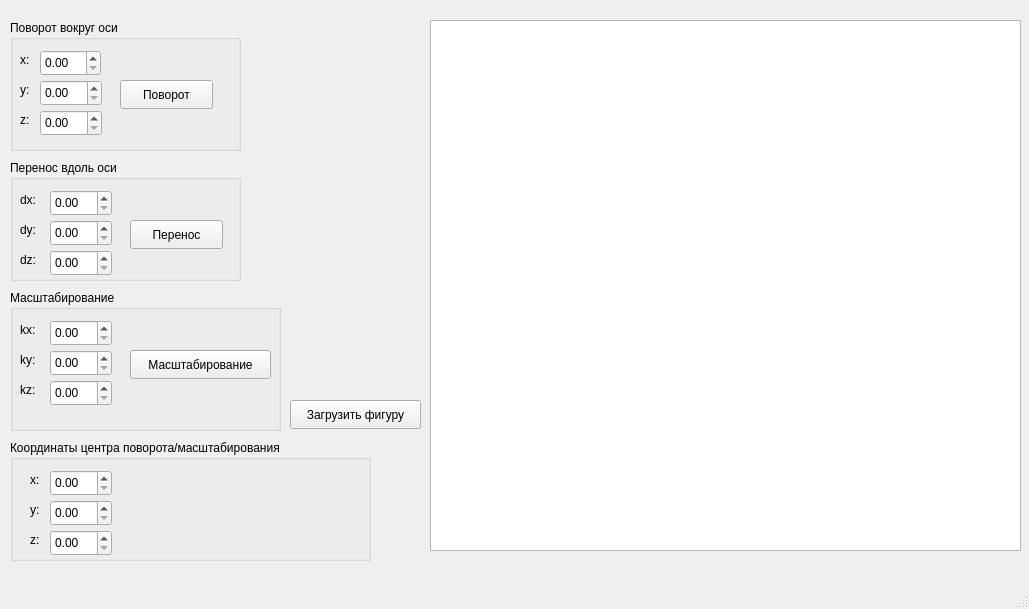
<?xml version="1.0" encoding="UTF-8"?>
<ui version="4.0">
 <class>MainWindow</class>
 <widget class="QMainWindow" name="MainWindow">
  <property name="geometry">
   <rect>
    <x>0</x>
    <y>0</y>
    <width>1029</width>
    <height>609</height>
   </rect>
  </property>
  <property name="windowTitle">
   <string>MainWindow</string>
  </property>
  <widget class="QWidget" name="centralwidget">
   <widget class="QGroupBox" name="groupBox">
    <property name="geometry">
     <rect>
      <x>10</x>
      <y>20</y>
      <width>231</width>
      <height>131</height>
     </rect>
    </property>
    <property name="title">
     <string>Поворот вокруг оси</string>
    </property>
    <widget class="QDoubleSpinBox" name="rotateX">
     <property name="geometry">
      <rect>
       <x>30</x>
       <y>30</y>
       <width>61</width>
       <height>26</height>
      </rect>
     </property>
    </widget>
    <widget class="QLabel" name="label">
     <property name="geometry">
      <rect>
       <x>10</x>
       <y>30</y>
       <width>63</width>
       <height>20</height>
      </rect>
     </property>
     <property name="text">
      <string>x:</string>
     </property>
    </widget>
    <widget class="QPushButton" name="rotateButton">
     <property name="geometry">
      <rect>
       <x>110</x>
       <y>60</y>
       <width>93</width>
       <height>29</height>
      </rect>
     </property>
     <property name="text">
      <string>Поворот</string>
     </property>
    </widget>
    <widget class="QLabel" name="label_2">
     <property name="geometry">
      <rect>
       <x>10</x>
       <y>60</y>
       <width>63</width>
       <height>20</height>
      </rect>
     </property>
     <property name="text">
      <string>y:</string>
     </property>
    </widget>
    <widget class="QDoubleSpinBox" name="rotateY">
     <property name="geometry">
      <rect>
       <x>30</x>
       <y>60</y>
       <width>62</width>
       <height>26</height>
      </rect>
     </property>
    </widget>
    <widget class="QLabel" name="label_3">
     <property name="geometry">
      <rect>
       <x>10</x>
       <y>90</y>
       <width>61</width>
       <height>20</height>
      </rect>
     </property>
     <property name="text">
      <string>z:</string>
     </property>
    </widget>
    <widget class="QDoubleSpinBox" name="rotateZ">
     <property name="geometry">
      <rect>
       <x>30</x>
       <y>90</y>
       <width>62</width>
       <height>26</height>
      </rect>
     </property>
    </widget>
   </widget>
   <widget class="QGroupBox" name="groupBox_2">
    <property name="geometry">
     <rect>
      <x>10</x>
      <y>160</y>
      <width>231</width>
      <height>121</height>
     </rect>
    </property>
    <property name="title">
     <string>Перенос вдоль оси</string>
    </property>
    <widget class="QLabel" name="label_4">
     <property name="geometry">
      <rect>
       <x>10</x>
       <y>30</y>
       <width>63</width>
       <height>20</height>
      </rect>
     </property>
     <property name="text">
      <string>dx:</string>
     </property>
    </widget>
    <widget class="QDoubleSpinBox" name="dx">
     <property name="geometry">
      <rect>
       <x>40</x>
       <y>30</y>
       <width>62</width>
       <height>26</height>
      </rect>
     </property>
    </widget>
    <widget class="QDoubleSpinBox" name="dy">
     <property name="geometry">
      <rect>
       <x>40</x>
       <y>60</y>
       <width>62</width>
       <height>26</height>
      </rect>
     </property>
    </widget>
    <widget class="QDoubleSpinBox" name="dz">
     <property name="geometry">
      <rect>
       <x>40</x>
       <y>90</y>
       <width>62</width>
       <height>26</height>
      </rect>
     </property>
    </widget>
    <widget class="QLabel" name="label_5">
     <property name="geometry">
      <rect>
       <x>10</x>
       <y>60</y>
       <width>63</width>
       <height>20</height>
      </rect>
     </property>
     <property name="text">
      <string>dy:</string>
     </property>
    </widget>
    <widget class="QLabel" name="label_6">
     <property name="geometry">
      <rect>
       <x>10</x>
       <y>90</y>
       <width>63</width>
       <height>20</height>
      </rect>
     </property>
     <property name="text">
      <string>dz:</string>
     </property>
    </widget>
    <widget class="QPushButton" name="moveButton">
     <property name="geometry">
      <rect>
       <x>120</x>
       <y>60</y>
       <width>93</width>
       <height>29</height>
      </rect>
     </property>
     <property name="text">
      <string>Перенос</string>
     </property>
    </widget>
   </widget>
   <widget class="QGroupBox" name="groupBox_3">
    <property name="geometry">
     <rect>
      <x>10</x>
      <y>290</y>
      <width>271</width>
      <height>141</height>
     </rect>
    </property>
    <property name="title">
     <string>Масштабирование</string>
    </property>
    <widget class="QDoubleSpinBox" name="kx">
     <property name="geometry">
      <rect>
       <x>40</x>
       <y>30</y>
       <width>62</width>
       <height>26</height>
      </rect>
     </property>
    </widget>
    <widget class="QDoubleSpinBox" name="ky">
     <property name="geometry">
      <rect>
       <x>40</x>
       <y>60</y>
       <width>62</width>
       <height>26</height>
      </rect>
     </property>
    </widget>
    <widget class="QDoubleSpinBox" name="kz">
     <property name="geometry">
      <rect>
       <x>40</x>
       <y>90</y>
       <width>62</width>
       <height>26</height>
      </rect>
     </property>
    </widget>
    <widget class="QLabel" name="label_7">
     <property name="geometry">
      <rect>
       <x>10</x>
       <y>30</y>
       <width>63</width>
       <height>20</height>
      </rect>
     </property>
     <property name="text">
      <string>kx:</string>
     </property>
    </widget>
    <widget class="QLabel" name="label_8">
     <property name="geometry">
      <rect>
       <x>10</x>
       <y>60</y>
       <width>63</width>
       <height>20</height>
      </rect>
     </property>
     <property name="text">
      <string>ky:</string>
     </property>
    </widget>
    <widget class="QLabel" name="label_9">
     <property name="geometry">
      <rect>
       <x>10</x>
       <y>90</y>
       <width>63</width>
       <height>20</height>
      </rect>
     </property>
     <property name="text">
      <string>kz:</string>
     </property>
    </widget>
    <widget class="QPushButton" name="scaleButton">
     <property name="geometry">
      <rect>
       <x>120</x>
       <y>60</y>
       <width>141</width>
       <height>29</height>
      </rect>
     </property>
     <property name="text">
      <string>Масштабирование</string>
     </property>
    </widget>
   </widget>
   <widget class="QGraphicsView" name="graphicsView">
    <property name="geometry">
     <rect>
      <x>430</x>
      <y>20</y>
      <width>591</width>
      <height>531</height>
     </rect>
    </property>
   </widget>
   <widget class="QPushButton" name="loadButton">
    <property name="geometry">
     <rect>
      <x>290</x>
      <y>400</y>
      <width>131</width>
      <height>29</height>
     </rect>
    </property>
    <property name="text">
     <string>Загрузить фигуру</string>
    </property>
   </widget>
   <widget class="QGroupBox" name="groupBox_4">
    <property name="geometry">
     <rect>
      <x>10</x>
      <y>440</y>
      <width>361</width>
      <height>121</height>
     </rect>
    </property>
    <property name="title">
     <string>Координаты центра поворота/масштабирования</string>
    </property>
    <widget class="QLabel" name="label_10">
     <property name="geometry">
      <rect>
       <x>20</x>
       <y>30</y>
       <width>63</width>
       <height>20</height>
      </rect>
     </property>
     <property name="text">
      <string>x:</string>
     </property>
    </widget>
    <widget class="QLabel" name="label_11">
     <property name="geometry">
      <rect>
       <x>20</x>
       <y>60</y>
       <width>63</width>
       <height>20</height>
      </rect>
     </property>
     <property name="text">
      <string>y:</string>
     </property>
    </widget>
    <widget class="QLabel" name="label_12">
     <property name="geometry">
      <rect>
       <x>20</x>
       <y>90</y>
       <width>63</width>
       <height>20</height>
      </rect>
     </property>
     <property name="text">
      <string>z:</string>
     </property>
    </widget>
    <widget class="QDoubleSpinBox" name="xc">
     <property name="geometry">
      <rect>
       <x>40</x>
       <y>30</y>
       <width>62</width>
       <height>26</height>
      </rect>
     </property>
    </widget>
    <widget class="QDoubleSpinBox" name="yc">
     <property name="geometry">
      <rect>
       <x>40</x>
       <y>60</y>
       <width>62</width>
       <height>26</height>
      </rect>
     </property>
    </widget>
    <widget class="QDoubleSpinBox" name="zc">
     <property name="geometry">
      <rect>
       <x>40</x>
       <y>90</y>
       <width>62</width>
       <height>26</height>
      </rect>
     </property>
    </widget>
   </widget>
  </widget>
  <widget class="QMenuBar" name="menubar">
   <property name="geometry">
    <rect>
     <x>0</x>
     <y>0</y>
     <width>1029</width>
     <height>26</height>
    </rect>
   </property>
  </widget>
  <widget class="QStatusBar" name="statusbar"/>
 </widget>
 <resources/>
 <connections/>
</ui>
